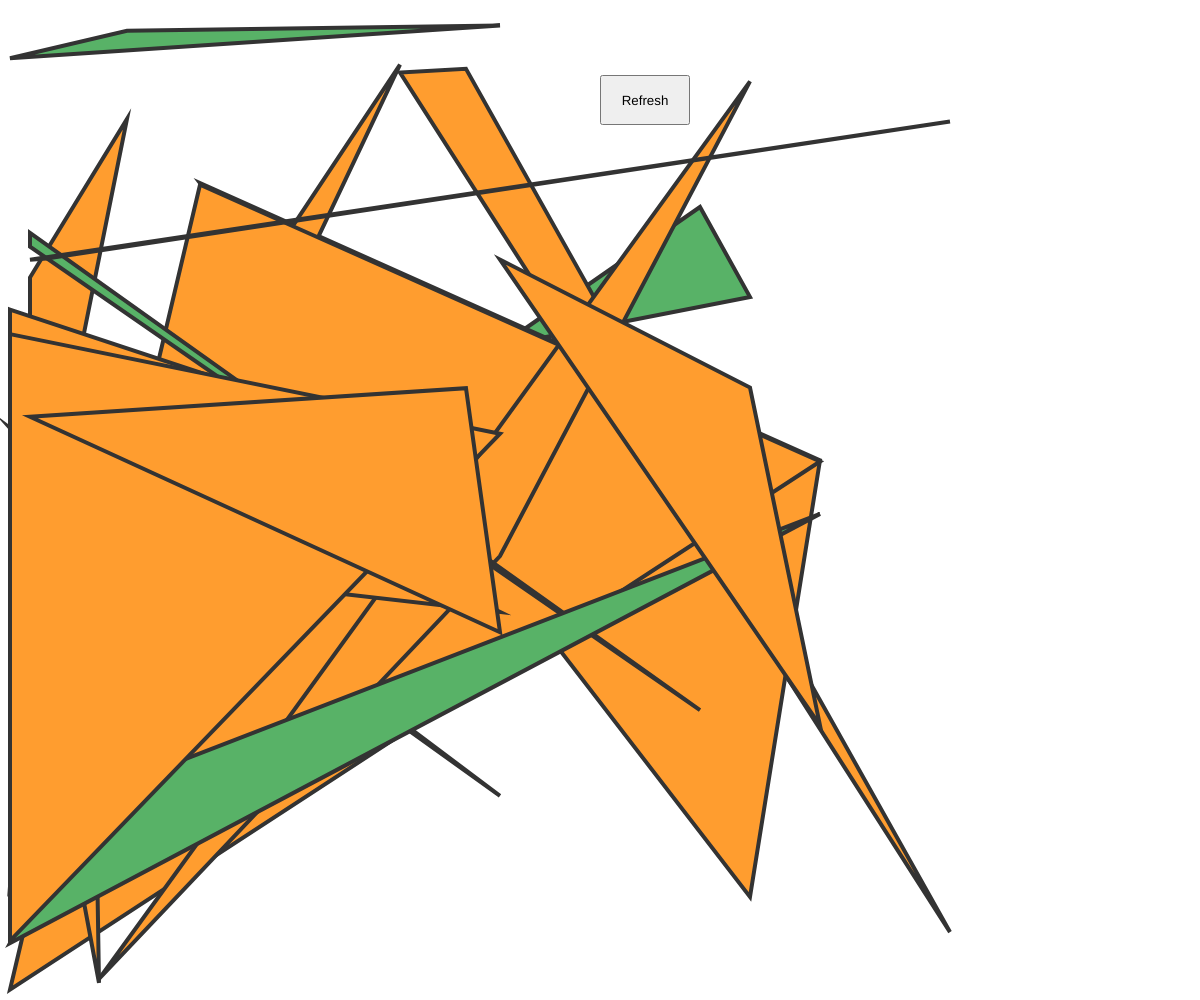
Frame 1 (no input)
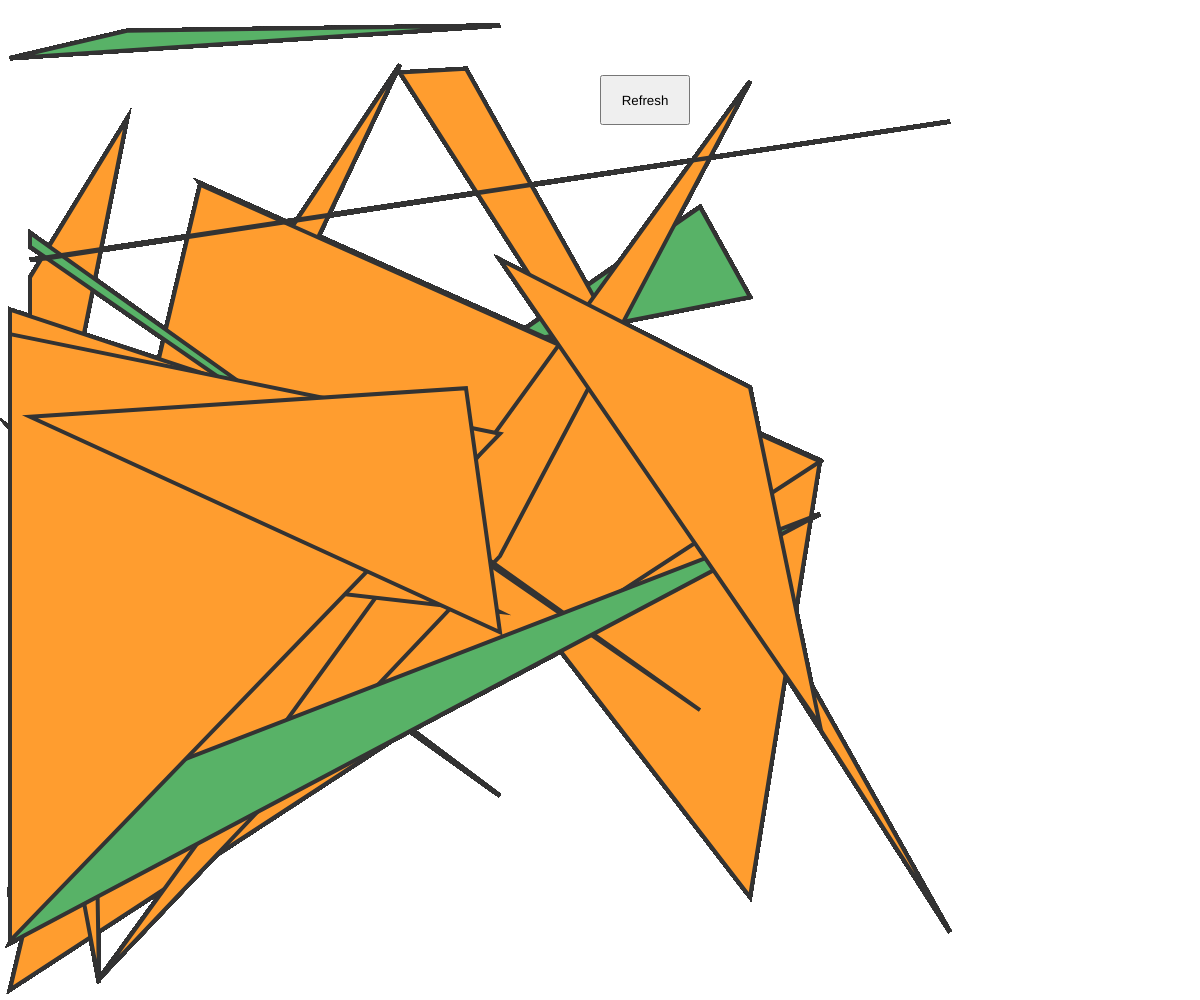
Frame 60 (no input)
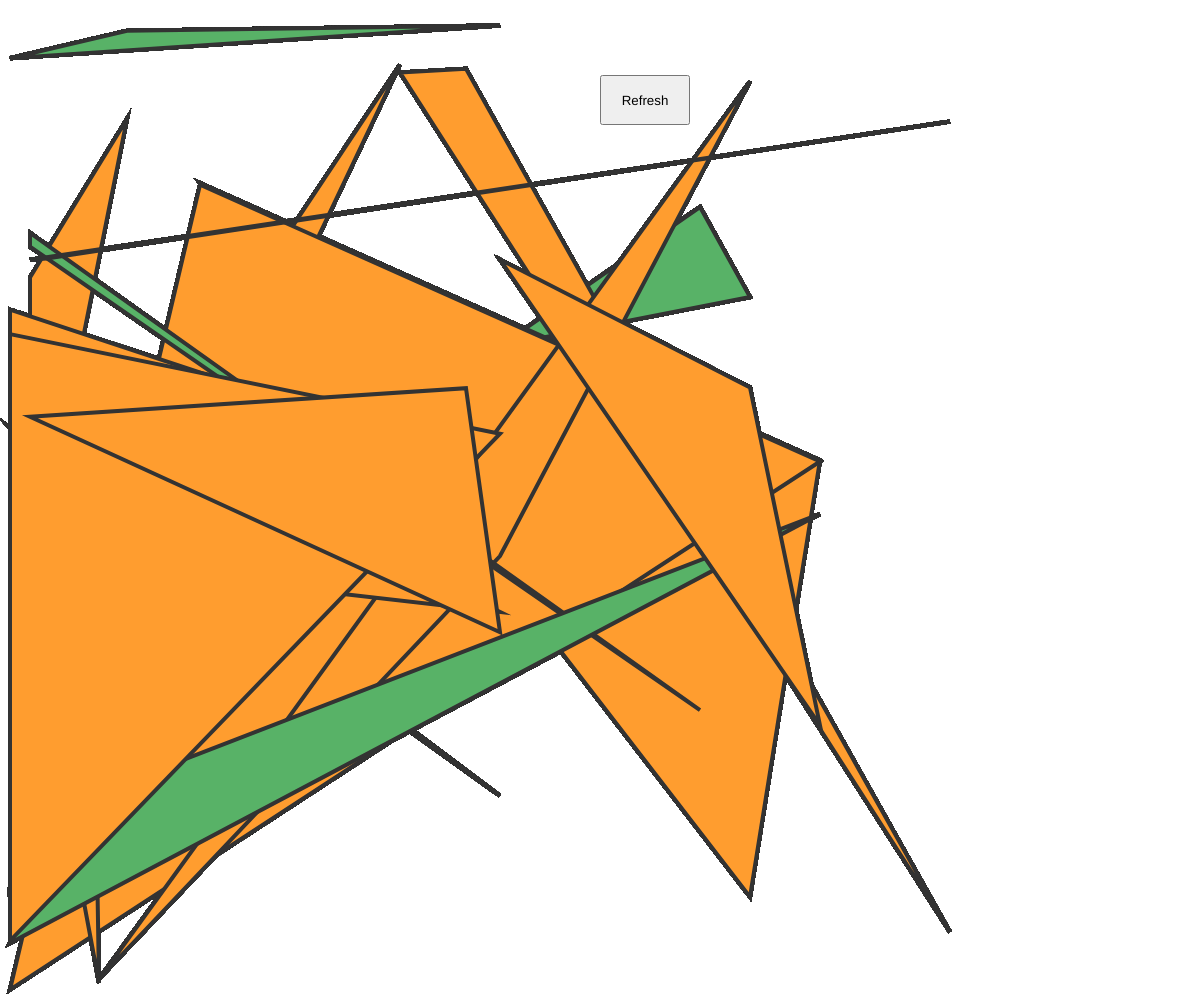
Frame 120 (the mouse pressed at the canvas centre since frame 60)

The p5.js sketch that drew these frames (run headless with seeded random() and noise() and a simulated clock; from frame 60 on, the mouse is pressed at the canvas centre):

// p5.js sketch
// ── sketch.js
var num = 20;
var numX1 = [];
var numY1 = [];
var numSize = [];
var Col = [];
var Tri1_width = [];
var Tri2_width = [];
var Tri3_width = [];
var numX2 = [];
var numY2 = [];
var numX3 = [];
var numY3 = [];
var MyButton;
var ArrayofTriangles = [];

function setup() {
	background(100,50,50);
	createCanvas(windowWidth, windowHeight);
	noStroke();
	Tri1_width = [10, 50, 99, 127, 466, 700, 820]; 
	Tri2_width = [30,90,200,500,950];
	Tri3_width = [10,400,30,750];
	Col = [color(88,178,103), color(89,0,255), color(255,157,47)];
	MyButton = createButton('Refresh');
  MyButton.position(windowWidth/2, 75);
	MyButton.size(90,50);
	triangles();
  MyButton.mousePressed(setup);
	
	}
	

function draw() { 
	for (var i = 0; i <num; i++){
		ArrayofTriangles[i].display();
			
	}
}
	
	function triangles(){
			for (var i = 0; i <num; i++){
	  	numX1[i] = Tri1_width[floor(random(Tri1_width.length))];
			numY1[i] = random(height);
			numX2[i] = Tri2_width[floor(random(Tri2_width.length))];
			numY2[i] = random(height);
			numX3[i] = Tri3_width[floor(random(Tri3_width.length))];
			numY3[i] = random(height);
			numSize[i] = random(100);
			Col[i] = random(Col);
		var myTri = new trianglesObject(numX1[i],numY1[i],numX2[i],numY2[i],numX3[i],numY3[i],Col[i]);
		ArrayofTriangles[i] = myTri;
			}
	}
		
	function trianglesObject(x1,y1,x2,y2,x3,y3,Col) {
			this.pt1 = [x1,y1]
			this.pt2 = [x2,y2]
			this.pt3 = [x3,y3]
			this.Col = Col
			
			this.display = function() {
			fill(this.Col);
			strokeWeight(4);
			stroke(51);
			triangle(this.pt1[0], this.pt1[1],this.pt2[0], this.pt2[1],this.pt3[0], this.pt3[1]);
			}
				
   }
